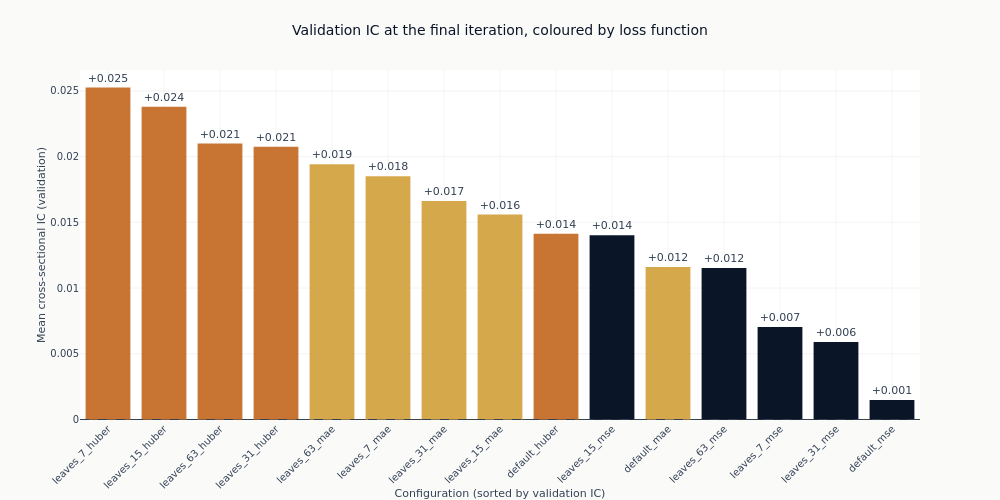

Notebook cell for this chart:
### Markdown cell above
### Whether the loss function is what separates them

The curves are coloured by objective because that is the axis with a mechanism behind it. If
heavy tails are steering the squared-error fits, the three colours should separate, and they
should separate more as trees are added, since each additional tree is fitted to the residuals
the previous ones left.

The chart below drops the checkpoint dimension by taking each configuration's final state, so
every configuration is compared at the same amount of training. That is the comparison that does
not require choosing anything after the fact.

### Code cell
final_iteration = int(catalog.get_column("checkpoint_value").max())
final = (
    catalog.filter(pl.col("checkpoint_value") == final_iteration)
    .filter("full_coverage")
    .with_columns(objective=pl.col("config_name").map_elements(objective_of, return_dtype=pl.Utf8))
    .sort("ic_mean", descending=True)
)

fig_obj = go.Figure(
    go.Bar(
        x=final.get_column("config_name").to_list(),
        y=final.get_column("ic_mean").to_list(),
        marker_color=[objectives[value] for value in final.get_column("objective")],
        text=[f"{value:+.3f}" for value in final.get_column("ic_mean")],
        textposition="outside",
        cliponaxis=False,
    )
)
fig_obj.add_hline(y=0, line_width=1, line_dash="dash", line_color=COLORS["neutral"])
fig_obj.update_layout(
    title="Validation IC at the final iteration, coloured by loss function",
    height=500,
    width=1000,
    showlegend=False,
    margin=dict(t=70),
)
fig_obj.update_xaxes(title_text="Configuration (sorted by validation IC)", tickangle=-45)
fig_obj.update_yaxes(title_text="Mean cross-sectional IC (validation)")
show_plotly_with_alt(
    fig_obj,
    "Bar chart of mean validation information coefficient for every full-coverage configuration "
    "at its final boosting iteration, sorted descending and coloured by loss function, against a "
    "dashed zero line. Every bar is above the line. The colours group rather than interleave: "
    "copper Huber bars occupy the left of the ranking, amber absolute-error bars the middle, and "
    "blue squared-error bars the right, so the loss function orders the configurations more than "
    "the leaf count does.",
)

### Figure 1 — Plotly figure (JSON) as saved in the notebook; plotly's stock layout.template omitted (floating-point values rounded to 4 significant figures)
{"data": [{"cliponaxis": false, "marker": {"color": ["#C87533", "#C87533", "#C87533", "#C87533", "#D4A84B", "#D4A84B", "#D4A84B", "#D4A84B", "#C87533", "#0a1628", "#D4A84B", "#0a1628", "#0a1628", "#0a1628", "#0a1628"]}, "text": ["+0.025", "+0.024", "+0.021", "+0.021", "+0.019", "+0.018", "+0.017", "+0.016", "+0.014", "+0.014", "+0.012", "+0.012", "+0.007", "+0.006", "+0.001"], "textposition": "outside", "type": "bar", "x": ["leaves_7_huber", "leaves_15_huber", "leaves_63_huber", "leaves_31_huber", "leaves_63_mae", "leaves_7_mae", "leaves_31_mae", "leaves_15_mae", "default_huber", "leaves_15_mse", "default_mae", "leaves_63_mse", "leaves_7_mse", "leaves_31_mse", "default_mse"], "y": [0.02526, 0.02379, 0.02099, 0.02075, 0.01943, 0.0185, 0.01662, 0.01559, 0.01413, 0.01403, 0.0116, 0.01152, 0.007037, 0.0059, 0.001485]}], "layout": {"height": 500, "margin": {"t": 70}, "shapes": [{"line": {"color": "#334155", "dash": "dash", "width": 1}, "type": "line", "x0": 0, "x1": 1, "xref": "x domain", "y0": 0, "y1": 0, "yref": "y"}], "showlegend": false, "title": {"text": "Validation IC at the final iteration, coloured by loss function"}, "width": 1000, "xaxis": {"tickangle": -45, "title": {"text": "Configuration (sorted by validation IC)"}}, "yaxis": {"title": {"text": "Mean cross-sectional IC (validation)"}}}}
